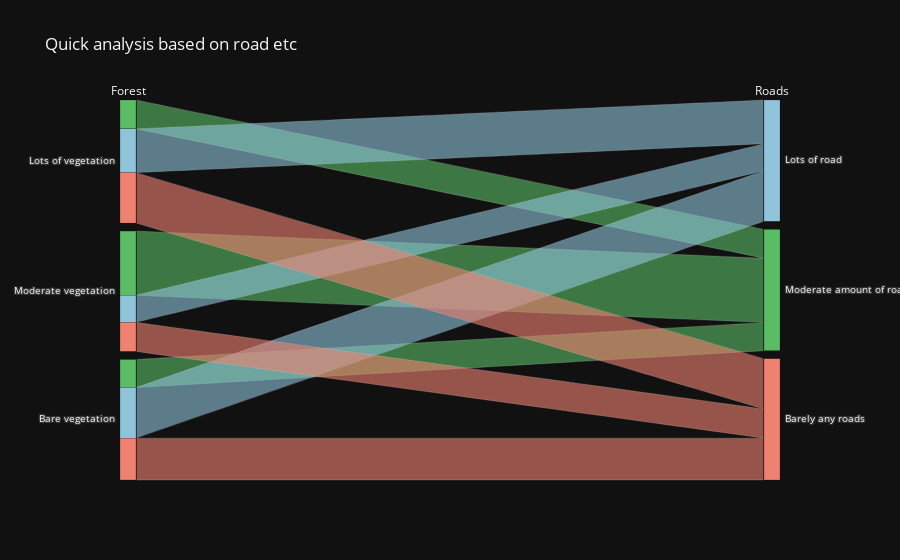

Notebook code cell kept with this figure:
### Markdown cell above
# First arguments (working title)

With industry it is understandable that plenty of advanced infrastructure must follow. Things such as airports, regular ports, train stations and railroads, and motorways and roads are all natural results of an advancing society. These improvements in local infrastructure are a direct sign of an increase in wealth since you would rarely see dirt and gravel roads in an advance first world country. As more and more infrastructure is installed within a country said country often finds itself in the position of being able to shape the rest of its land in whatever way it pleases bringing plenty of other features to its nation.

These features include things such as man-made waterways and lakes, parks, other facilities, but also man-made forest and nature reserves. A problem that still shows itself however is that of the decline of wooded area's in countries with improved infrastructure. Many things but mainly roads and motorways take up space that once belonged to forests and their inhabitants as the following figure shows.

### Code cell
%store -r fig4
%store -r fig5

fig4.show()

### Figure 1 — Plotly figure (JSON) as saved in the notebook; plotly's stock layout.template omitted (floating-point values rounded to 4 significant figures; data arrays with more than 128 entries replaced by an {"elided": "..."} marker saying what was removed)
{"data": [{"dimensions": [{"categoryarray": ["Lots of vegetation", "Moderate vegetation", "Bare vegetation"], "categoryorder": "array", "label": "Forest", "values": {"elided": "3828 str values"}}, {"categoryarray": ["Lots of road", "Moderate amount of road", "Barely any roads"], "categoryorder": "array", "label": "Roads", "values": {"elided": "3828 str values"}}], "line": {"color": {"elided": "3828 str values"}}, "type": "parcats"}], "layout": {"title": {"text": "Quick analysis based on road etc"}}}
